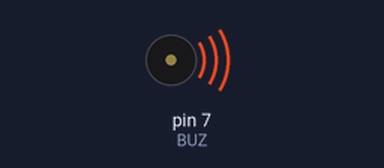
The program below on a simulated Raspberry Pi (header pin numbers). On the bench: buzzer (waves = sounding).

Above: at 0.06 s.
At 2.0 s:
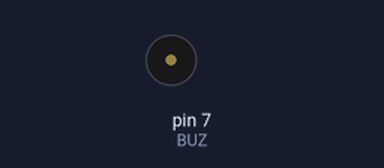
Timing chart, 0 to 3.6 s (numbered marks = the images above):
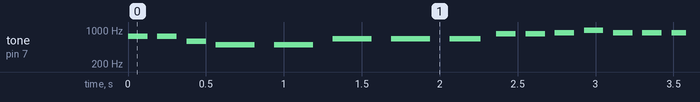

The program:

teste.py
```python
# from machine import Pin, PWM
import RPi.GPIO as GPIO
# from utime import sleep
import time

BUZ = 7

GPIO.setmode(GPIO.BOARD)
GPIO.setup(BUZ, GPIO.OUT)

buzzer = GPIO.PWM(BUZ,1)
buzzer.start(50)

tones = {
"B0": 31,
"C1": 33,
"CS1": 35,
"D1": 37,
"DS1": 39,
"E1": 41,
"F1": 44,
"FS1": 46,
"G1": 49,
"GS1": 52,
"A1": 55,
"AS1": 58,
"B1": 62,
"C2": 65,
"CS2": 69,
"D2": 73,
"DS2": 78,
"E2": 82,
"F2": 87,
"FS2": 93,
"G2": 98,
"GS2": 104,
"A2": 110,
"AS2": 117,
"B2": 123,
"C3": 131,
"CS3": 139,
"D3": 147,
"DS3": 156,
"E3": 165,
"F3": 175,
"FS3": 185,
"G3": 196,
"GS3": 208,
"A3": 220,
"AS3": 233,
"B3": 247,
"C4": 262,
"CS4": 277,
"D4": 294,
"DS4": 311,
"E4": 330,
"F4": 349,
"FS4": 370,
"G4": 392,
"GS4": 415,
"A4": 440,
"AS4": 466,
"B4": 494,
"C5": 523,
"CS5": 554,
"D5": 587,
"DS5": 622,
"E5": 659,
"F5": 698,
"FS5": 740,
"G5": 784,
"GS5": 831,
"A5": 880,
"AS5": 932,
"B5": 988,
"C6": 1047,
"CS6": 1109,
"D6": 1175,
"DS6": 1245,
"E6": 1319,
"F6": 1397,
"FS6": 1480,
"G6": 1568,
"GS6": 1661,
"A6": 1760,
"AS6": 1865,
"B6": 1976,
"C7": 2093,
"CS7": 2217,
"D7": 2349,
"DS7": 2489,
"E7": 2637,
"F7": 2794,
"FS7": 2960,
"G7": 3136,
"GS7": 3322,
"A7": 3520,
"AS7": 3729,
"B7": 3951,
"C8": 4186,
"CS8": 4435,
"D8": 4699,
"DS8": 4978
}
song = [
  'FS5', 'FS5', 'D5', 'B4', 'B4', 'E5',
  'E5', 'E5', 'GS5', 'GS5', 'A5', 'B5',
  'A5', 'A5', 'A5', 'E5', 'D5', 'FS5',
  'FS5', 'FS5', 'E5', 'E5', 'FS5', 'E5'
]

durations = [
  8, 8, 8, 4, 4, 4,
  4, 5, 8, 8, 8, 8,
  8, 8, 8, 4, 4, 4,
  4, 5, 8, 8, 8, 8
]

# song = ["E5","G5","A5","P","E5","G5","B5","A5","P","E5","G5","A5","P","G5","E5"]

def playtone(frequency):
    buzzer.ChangeFrequency(frequency)
    buzzer.ChangeDutyCycle(50)

def bequiet():
    buzzer.ChangeDutyCycle(0)

def playsong(mysong):
    for i in range(len(mysong)):
        if (mysong[i] == "P"):
            bequiet()
        else:
            # print(tones[mysong[i]])
            playtone(tones[mysong[i]])
        time.sleep(1/durations[i])
        bequiet()
        time.sleep(0.5/durations[i])
    bequiet()

# playtone(2)
# time.sleep(1)
try:
    while(1):
        playsong(song)
except:
    GPIO.cleanup()
```

Measured:
- by itself, tone on pin 7 (BUZ): plays 740 Hz for 0.13 s, 740 Hz for 0.13 s, 587 Hz for 0.13 s, 494 Hz for 0.25 s, 494 Hz for 0.25 s, 659 Hz for 0.25 s … (501 notes in this stretch)
